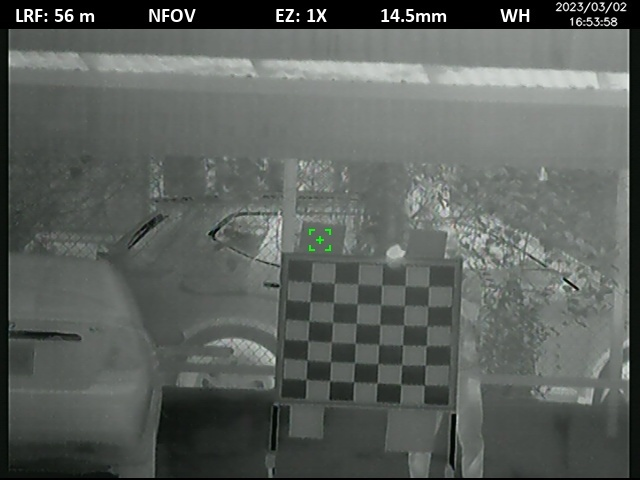
#> input picture filterImages/20230302_165358.jpg, 640 x 480 px; its folder holds only this picture in this run
$ python cameraCalibration.py
#> lines starting #> are read from the running program, lines starting #| are printed output that depends on the picture; after the words box and inside, x2 and y2 are one past the last pixel; in counts of white or black regions, pixels touching at a corner belong together; long printed decimals are rounded
import cv2
import numpy as np
import glob


# Defining the dimensions of checkerboard
CHECKERBOARD = (6, 6)
criteria = (cv2.TERM_CRITERIA_EPS + cv2.TERM_CRITERIA_MAX_ITER, 30, 0.001)

# Creating vector to store vectors of 3D points for each checkerboard image
objpoints = []
# Creating vector to store vectors of 2D points for each checkerboard image
imgpoints = []

# Defining the world coordinates for 3D points
objp = np.zeros((1, CHECKERBOARD[0] * CHECKERBOARD[1], 3), np.float32)
objp[0, :, :2] = (
    np.mgrid[0 : CHECKERBOARD[0], 0 : CHECKERBOARD[1]].T.reshape(-1, 2) * 130
)
prev_img_shape = None

# Extracting path of individual image stored in a given directory
images = glob.glob("./filterImages/*.jpg")
for fname in images:
    img = cv2.imread(fname)
#> img is the input picture: shape (480, 640, 3); mean B, G, R 92.9, 96.9, 92
    gray = cv2.cvtColor(img, cv2.COLOR_BGR2GRAY)
    # Find the chess board corners
    # If desired number of corners are found in the image then ret = true

    ret, corners = cv2.findChessboardCorners(
        gray,
        CHECKERBOARD,
        cv2.CALIB_CB_ADAPTIVE_THRESH
        + cv2.CALIB_CB_FAST_CHECK
        + cv2.CALIB_CB_NORMALIZE_IMAGE,
    )
#> ret = True; corners = 36 rows, first 8: [315, 288], [334.2, 283.6], [357.9, 284.4], [381.5, 285], [405.2, 286], [423, 291], [309.7, 301.8], [333.6, 302.4]
    if ret == True:
        objpoints.append(objp)
        # refining pixel coordinates for given 2d points.
        corners2 = cv2.cornerSubPix(gray, corners, (11, 11), (-1, -1), criteria)
#> corners2 = 36 rows, first 8: [311.1, 281.9], [334.3, 283.3], [357.8, 283.9], [381.7, 285.2], [405.3, 285.7], [428.6, 286.5], [309.7, 301.7], [333.5, 302.5]
        imgpoints.append(corners2)

        # Draw and display the corners
        img = cv2.drawChessboardCorners(img, CHECKERBOARD, corners2, ret)
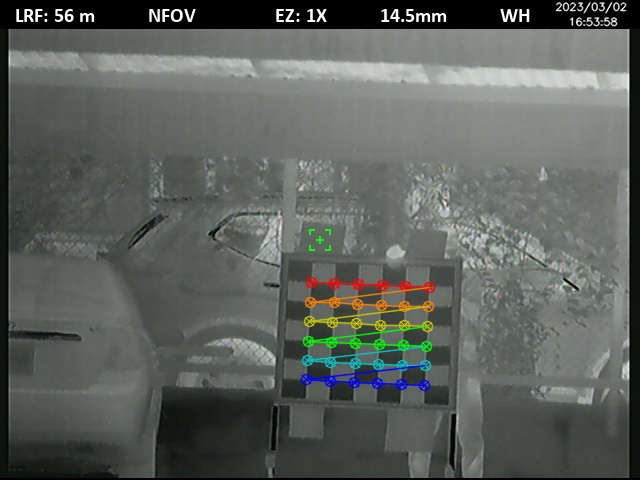
#> img: shape (480, 640, 3); 2.12% of pixels changed, all inside (x1, y1, x2, y2) = (300, 276, 436, 392)

    cv2.imshow("img", img)
    cv2.waitKey(0)


cv2.destroyAllWindows()

h, w = img.shape[:2]
#> h = 480; w = 640

(
    ret,
    mtx,
    dist,
    rvecs,
    tvecs,
    stdDeviationsIntrinsics,
    stdDeviationsExtrinsics,
    perViewErrors,
) = cv2.calibrateCameraExtended(objpoints, imgpoints, gray.shape[:2], None, None)
#> ret = 0.309; mtx = [[13802.6, 0, 233.7], [0, 10797, 289.5], [0, 0, 1]]; dist = [[-155.5, 0.0551, 0.44, 1.39, -0.000807]]; rvecs = ([0.000913, 0.407, 0.0446],); tvecs = ([397.5, -50.94, 72494.8],); stdDeviationsIntrinsics = 18 values, max 1436.6 at index 0, min 0 at index 9, mean 194.7; stdDeviationsExtrinsics = [0.539, 0.673, 0.00247, 1668, 2889.6, 321.3]; perViewErrors = [0.309]

rMatrices = []

for rvec in rvecs:
    dst, jacobian = cv2.Rodrigues(rvec)
    rMatrices.append(dst)
#> this loop made 1 pass
#> after the loop, rMatrices = [[[0.917, -0.0432, 0.396], [0.0436, 0.999, 0.00806], [-0.396, 0.00984, 0.918]]]

# relativePositon(rMatrices, tvecs, distanceVecs)

print("Camera matrix : \n")
print(mtx)
#| [[1.38026326e+04 0.00000000e+00 2.33738735e+02]
#|  [0.00000000e+00 1.07970106e+04 2.89544777e+02]
#|  [0.00000000e+00 0.00000000e+00 1.00000000e+00]]
# [4 lines of commented-out code are left out]
print("tvecs : \n")
print(tvecs)
#| (array([[ 3.97510843e+02],
#|        [-5.09437285e+01],
#|        [ 7.24947671e+04]]),)
# print("perViewErrors : \n")
# print(perViewErrors)

$ run again, on filterImages/20230302_165709.jpg
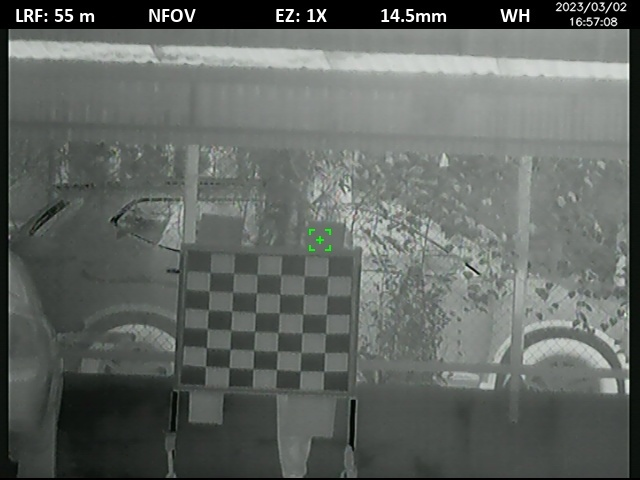
#> input picture filterImages/20230302_165709.jpg, 640 x 480 px
#> img is the input picture: shape (480, 640, 3); mean B, G, R 98.4, 102.5, 97.5
#> `ret, corners = cv2.findChessboardCorners( gray, CHECKERBOARD, cv2.CALI..`: ret = True; corners = 36 rows, first 8: [213, 277], [233.6, 272.8], [256.7, 274.2], [280.5, 275.3], [304.3, 275.6], [324, 281], [208.7, 291.2], [232.6, 291.5]
#> corners2 = 36 rows, first 8: [209.9, 272.3], [233.7, 273], [257, 274.3], [280.7, 275], [304.2, 276.1], [327.7, 276.3], [209, 291.1], [232.7, 292.1]
#> `img = cv2.drawChessboardCorners(img, CHECKERBOARD, corners2, ret)`:
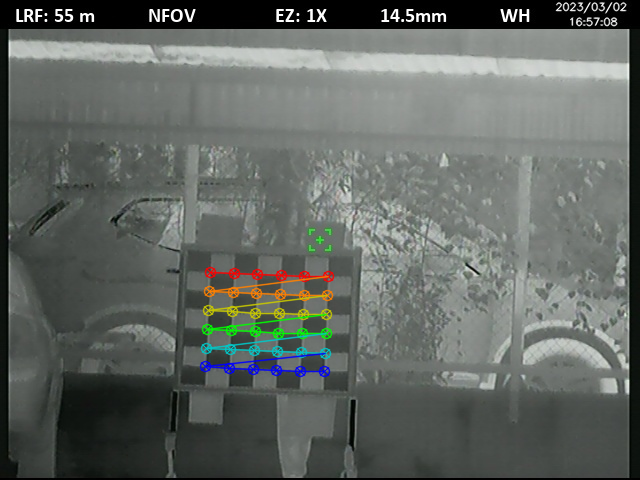
#> img: shape (480, 640, 3); 2.12% of pixels changed, all inside (x1, y1, x2, y2) = (199, 266, 335, 378)
#> `( ret, mtx, dist, rvecs, tvecs, stdDeviationsIntrinsics, stdDeviations..`: ret = 0.346; mtx = [[10406.8, 0, 239.7], [0, 8276.2, 318.2], [0, 0, 1]]; dist = [[-58.84, 0.0241, -0.0721, 0.169, 3.53e-06]]; rvecs = ([0.0841, 0.17, 0.0425],); tvecs = ([-162.1, -313.5, 56399.6],); stdDeviationsIntrinsics = 18 values, max 1250.4 at index 3, min 0 at index 9, mean 197; stdDeviationsExtrinsics = [0.801, 0.758, 0.00871, 3075.5, 8516, 224.2]; perViewErrors = [0.346]
#> the loop `for rvec in rvecs:` made 1 pass
#> after the loop `for rvec in rvecs:`: rMatrices = [[[0.985, -0.0351, 0.17], [0.0493, 0.996, -0.08], [-0.167, 0.0872, 0.982]]]
#| [[1.04067651e+04 0.00000000e+00 2.39677741e+02]
#|  [0.00000000e+00 8.27617821e+03 3.18175838e+02]
#|  [0.00000000e+00 0.00000000e+00 1.00000000e+00]]
#| (array([[ -162.060],
#|        [ -313.516],
#|        [56399.610]]),)
